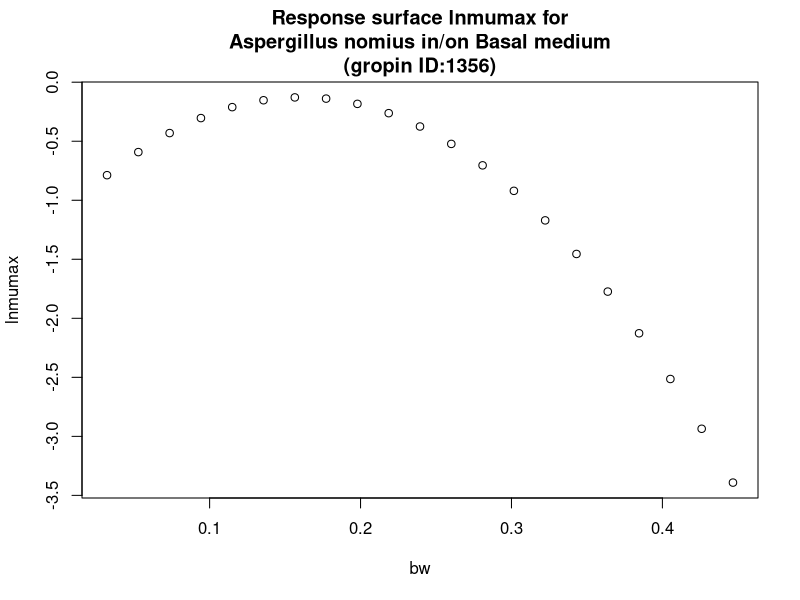

Source code (R):
#############################
# start of Parameter script
#############################
bw <- seq(0.032032,0.446753246753247,length.out=21)
#############################
# end of Parameter script
#############################
############################# 
# start of Model script Gropin ID 1356 
#############################
 
# constant coefficients for this model
 
variables <- data.frame(bw)
argumentsPar <- expand.grid(variables)
 
# heart of the model
response_surface <- function(bw) {
   mumax <-(-1.1570+12.810*bw-39.87*bw^2)

return(mumax=mumax)
} 

# output parameters
responseSurface <- cbind(argumentsPar,response_surface(argumentsPar['bw']))
colnames(responseSurface) <- c(colnames(argumentsPar),'lnmumax')
#############################
# End of Model script
#############################
############################# 
# start of Visualisation script Gropin ID 1356 
#############################
plot(bw,responseSurface$'lnmumax',xlab='bw',
                          ylab='lnmumax',main='Response surface lnmumax for
Aspergillus nomius in/on Basal medium
(gropin ID:1356)')
#############################
# End of Visualisation script
#############################
